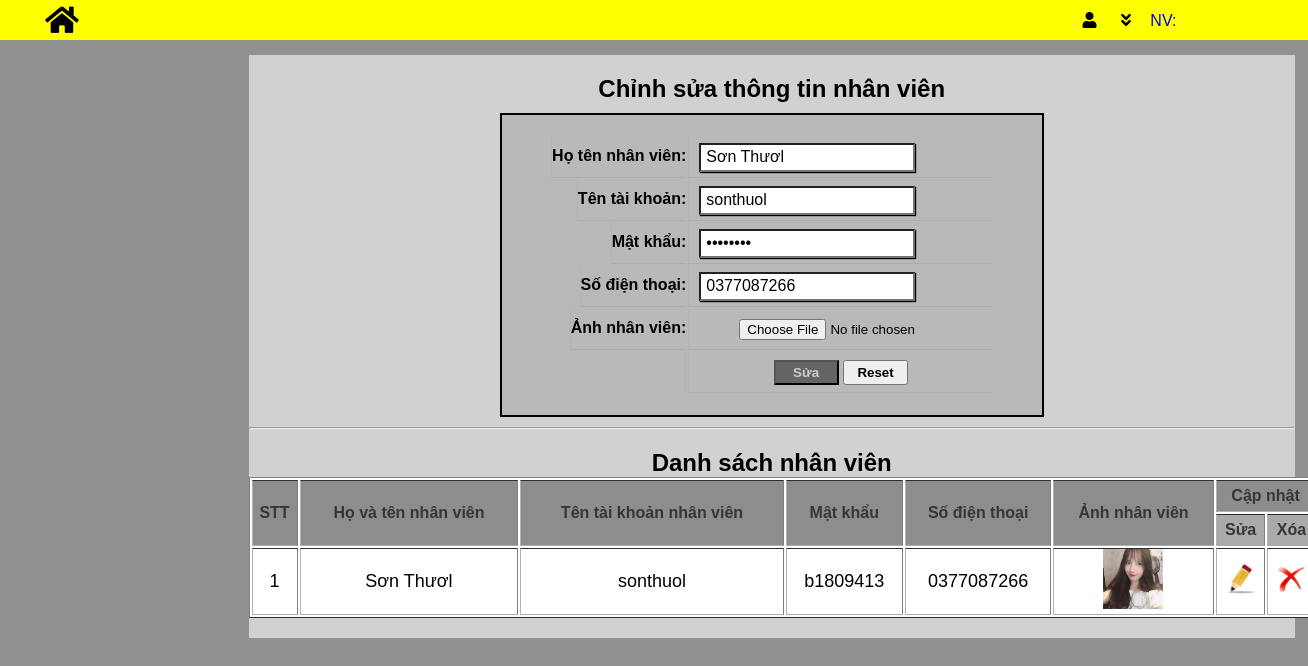
/admin/sua_nv.php?id=2, run on the app's committed database.
### tables this page shows
CREATE TABLE `nhanvien` (
  `id_nv` int(255) NOT NULL,
  `ten_nv` varchar(255) NOT NULL,
  `tentaikhoan_nv` varchar(255) NOT NULL,
  `matkhau_nv` varchar(255) NOT NULL,
  `sdt_nv` varchar(255) NOT NULL,
  `img_nv` text DEFAULT NULL
);

### admin/sua_nv.php (the view, shortened to what this page needs)
<!DOCTYPE html>
<html lang="en">
<head>
    <link rel="stylesheet" href="../css/admin.css">
    <link rel="stylesheet" href="../css/them_lsp_th_sp.css">
    <link rel="stylesheet" href="../css/danhsach_lsp_th_sp.css">
    <link rel="stylesheet" href="https://cdnjs.cloudflare.com/ajax/libs/font-awesome/5.15.1/css/all.min.css" />
</head>
<body>
    <?php
        include 'tieude.php';
    ?>
    <div id="content">
        <div id="noidungchinh">
        <h2>Chỉnh sửa thông tin nhân viên</h2>
            <div id="themloaisp">
                <?php
                    $id_nv = $_GET['id'];
                    include '/NienLuanCS/connection/connection.php';
                    $sql = "SELECT * from nhanvien where id_nv = '".$id_nv."'";
                    $result = $con->query($sql);
                    $row_value_nv = $result->fetch_assoc();
                ?>
                <form action="xuly_sua_nv.php" method="POST" enctype="multipart/form-data">
                    <table>
                        <tr>
                            <td>Họ tên nhân viên: </td>
                            <td><input type="text" name="ten_nv" value="<?php echo $row_value_nv['ten_nv'] ?>"></td>
                        </tr>
                        <tr>
                            <td>Tên tài khoản:</td>
                            <td><input type="text" name="ten_tk_nv"value="<?php echo $row_value_nv['tentaikhoan_nv'] ?>"></td>
                        </tr>
                        <tr>
                            <td>Mật khẩu:</td>
                            <td><input type="password" name="matkhau_nv" value="<?php echo $row_value_nv['matkhau_nv'] ?>"></td>
                        </tr>
                        <tr>
                        <td>Số điện thoại:</td>
                            <td><input type="text" name="sodienthoai" value="<?php echo $row_value_nv['sdt_nv'] ?>"></td>
                        </tr>
                        <tr>
                            <td>Ảnh nhân viên: </td>
                            <td><input type="file" name="img_nv" placeholder="Ảnh nhân viên"></td>
                        </tr>
                        <tr>
                            <td>
                                <input type="submit" value="Sửa">
                                <input type="reset" value="Reset">
                            </td>
                        </tr>
                    </table>
                </form>
            </div>
            <hr>
            <div id="danhsach">
            <h2>Danh sách nhân viên</h2>
                <table border="1">
                    <tr>
                        <th rowspan="2">STT</th>
                        <th rowspan="2">Họ và tên nhân viên</th>
                        <th rowspan="2">Tên tài khoản nhân viên</th>
                        <th rowspan="2">Mật khẩu</th>
                        <th rowspan="2">Số điện thoại</th>
                        <th rowspan="2">Ảnh nhân viên</th>
                        <th colspan="2">Cập nhật</th>
                    </tr>
                    <tr>
                        <th>Sửa</th>
                        <th>Xóa</th>
                    </tr>
            <?php
                include '/NienLuanCS/connection/connection.php';
                $sql = "SELECT * from nhanvien where id_nv = '".$id_nv."'";
                $result = $con->query($sql);
                $i = 0;
                if($result->num_rows > 0){
                    while($row = $result->fetch_assoc()){
                    echo "
                        <tr>
                            <td>".($i = $i + 1)."</td>
                            <td>".$row['ten_nv']."</td>
                            <td>".$row['tentaikhoan_nv']."</td>
                            <td>".$row['matkhau_nv']."</td>
                            <td>".$row['sdt_nv']."</td>
                            <td><img src='../img/".$row['img_nv']."' alt='' width=60px height=60px></td>
                            <td><a href='sua_nv.php?id=".$row['id_nv']."'><img src='../img/edit.png' alt=''></a></td>
                            <td><a href='xoa_nv.php?id=".$row['id_nv']."'><img src='../img/delete.png' alt=''></a></td>
                        </tr>";
                    }
                }
            ?>
                </table>
            </div>
        </div>
    </div>
</body>
</html>

### css/admin.css (style rules this page uses)
* { padding: 0; margin: 0; }
body { background-color: rgb(145, 145, 145); font-family: sans-serif; }
a { text-decoration: none; }
#content { width: 100%; display: flex; }
#content #noidungchinh { width: 80%; margin: 0 auto; background-color: rgb(209, 209, 209); margin-left: 19%; margin-top: 55px; display: table-row; align-items: center; justify-content: center; padding-bottom: 20px; }
#content #noidungchinh { text-align: center; }

### css/them_lsp_th_sp.css (style rules this page uses)
#content #noidungchinh h2 { text-align: center; margin-top: 10px; }
#content #noidungchinh form { width: 500px; border: 2px solid black; background-color: rgb(185, 185, 185); display: flex; align-items: center; justify-content: center; padding: 20px; margin: 10px auto; }
#content #noidungchinh form table tr td:first-child { font-weight: bold; float: right; padding-top: 10px; }
#content #noidungchinh form table tr td input[type=text], input[type=password] { height: 25px; padding-left: 5px; font-size: 16px; outline: none; box-shadow: 1px 1px 1px black; float: left; margin-left: 10px; }
#content #noidungchinh form table tr td input[type=file] { margin-left: 50px; outline: none; float: left; }
#content #noidungchinh input[type="submit"] { width: 65px; height: 25px; background-color: rgb(100, 100, 100); color: rgb(207, 207, 207); font-weight: bold; }
#content #noidungchinh input[type="reset"] { width: 65px; height: 25px; font-weight: bold; }

### css/danhsach_lsp_th_sp.css (style rules this page uses)
#content #noidungchinh #danhsach table { width: 1070px; margin: auto; background-color: rgb(255, 255, 255); color: rgb(0, 0, 0); font-size: 18px; font-weight: 400; }
#content #noidungchinh #danhsach table tr:first-child { background-color: rgb(141, 141, 141); font-size: 16px; color: rgb(54, 54, 54); }
#content #noidungchinh #danhsach table tr:nth-child(2) { background-color: rgb(170, 170, 170); font-size: 16px; color: rgb(54, 54, 54); }
#content #noidungchinh h2 { margin-top: 20px; }
#content #noidungchinh table tr th, td { height: 30px; border-bottom: 1px solid rgb(173, 173, 173); border-left: 1px solid rgb(179, 179, 179); }
#content #noidungchinh table tr td a img { width: 30px; height: 30px; }

### data on the page
nhanvien: ten_nv "Sơn Thươl", sodienthoai "0377087266", tentaikhoan_nv "sonthuol", matkhau_nv "b1809413", sdt_nv "0377087266", img_nv (picture)
